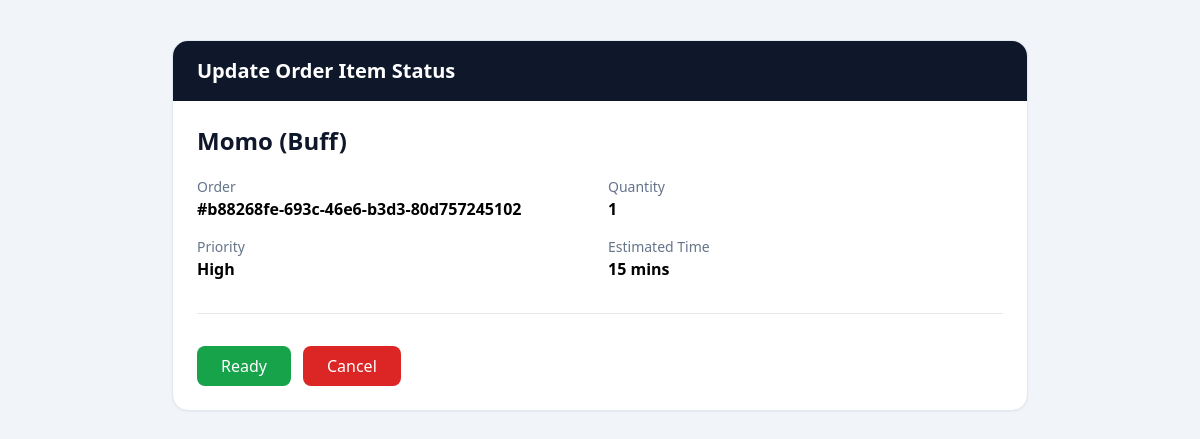
The app's page /orders/kitchen/item/15/ (signed in) with its own data.
### orders/models.py (models this page shows, shortened)
class OrderItem(models.Model):
    class ITEM_STATUS(models.TextChoices):
        PREPARING = 'p', 'Preparing'
        READY = 'r', 'Ready'
        SERVED = 's', 'Served'
    order = models.ForeignKey(Order, on_delete=models.PROTECT, related_name='items')
    menu_item = models.ForeignKey(MenuItem, on_delete=models.PROTECT, related_name='order_items')
    price = models.PositiveIntegerField()
    quantity = models.PositiveIntegerField(default=1)
    status = models.CharField(choices=ITEM_STATUS, max_length=2, default=ITEM_STATUS.PREPARING)
    priority = models.CharField(choices= MenuItem.PRIORITY_CHOICES, default=MenuItem.PRIORITY_CHOICES.MEDIUM, max_length=2)

class MenuItem(models.Model):
    class PRIORITY_CHOICES(models.TextChoices):
        HIGH = '3', 'High'
        MEDIUM = '2', 'Medium'
        LOW = '1', 'Low'
    category = models.ForeignKey(Category, on_delete=models.CASCADE, related_name='items')
    name = models.CharField(max_length=200)
    price = models.PositiveIntegerField()
    description = models.TextField(null = True, blank = True)
    default_priority = models.CharField(choices=PRIORITY_CHOICES, default=PRIORITY_CHOICES.MEDIUM, max_length=2)
    est_time = models.PositiveIntegerField(help_text="Write estimated preparation time in minutes", null=True, blank=True)
    station = models.ForeignKey(KitchenStation, on_delete=models.SET_NULL, null=True, related_name='items')

class Order(models.Model):
    class ORDER_STATUS(models.TextChoices):
        PENDING = 'p', 'Pending'
        PARTIALLY_SERVED = 'ps', 'Partially Served'
        SERVED = 's', 'Served'
        BILLED = 'b', 'Billed'
    id = models.UUIDField(primary_key=True, default=uuid.uuid4, editable=False)
    table = models.ForeignKey(Table, on_delete=models.PROTECT, related_name='orders')
    status = models.CharField(max_length=2, choices=ORDER_STATUS, default=ORDER_STATUS.PENDING)
    created_at =  models.DateTimeField(auto_now_add=True)

### orders/views.py (the view, shortened to what this page needs)
# urls.py: path("kitchen/item/<pk>/", views.kitchen_item_view, name="kitchen_item_view_url"),
@role_required([User.ROLE_CHOICES.KITCHEN])
def kitchen_item_view(request,pk):
    orderitem = OrderItem.objects.get(pk=pk)
    return render(request, 'orders/kitchen_item.html',{
        'order_item': orderitem
    })

### orders/templates/orders/kitchen_item.html (shortened to what this page needs)
<!DOCTYPE html>
<html lang="en">
<head>
<script src="https://cdn.tailwindcss.com"></script>
</head>
<body class="bg-slate-100 min-h-screen">
<div class="max-w-4xl mx-auto py-10 px-5">
    <div class="bg-white rounded-2xl shadow-sm border border-slate-200 overflow-hidden">
        <div class="bg-slate-900 text-white px-6 py-4">
            <h2 class="text-xl font-semibold">
                Update Order Item Status
            </h2>
        </div>
        <div class="p-6">
            <h3 class="text-2xl font-bold text-slate-900">
                {{ order_item.menu_item.name }}
            </h3>
            <div class="mt-5 grid grid-cols-2 gap-4">
                <div>
                    <p class="text-sm text-slate-500">
                        Order
                    </p>
                    <p class="font-semibold">
                        #{{ order_item.order.id }}
                    </p>
                </div>
                <div>
                    <p class="text-sm text-slate-500">
                        Quantity
                    </p>
                    <p class="font-semibold">
                        {{ order_item.quantity }}
                    </p>
                </div>
                <div>
                    <p class="text-sm text-slate-500">
                        Priority
                    </p>
                    <p class="font-semibold">
                        {{ order_item.get_priority_display }}
                    </p>
                </div>
                <div>
                    <p class="text-sm text-slate-500">
                        Estimated Time
                    </p>
                    <p class="font-semibold">
                        {{ order_item.menu_item.est_time }} mins
                    </p>
                </div>
            </div>
            <hr class="my-8">
            <div class="flex gap-3">
                <form method="post">
                    <button
                        class="bg-green-600 hover:bg-green-700 text-white px-6 py-2 rounded-lg">
                        Ready
                    </button>
                </form>
                <form method="post">
                    <button
                        class="bg-red-600 hover:bg-red-700 text-white px-6 py-2 rounded-lg">
                        Cancel
                    </button>
                </form>
            </div>
        </div>
    </div>
</div>
</body>
</html>

### records on screen
OrderItem: menu_item.name "Momo (Buff)", order.id "b88268fe-693c-46e6-b3d3-80d757245102", quantity "1", priority "High", menu_item.est_time "15"
